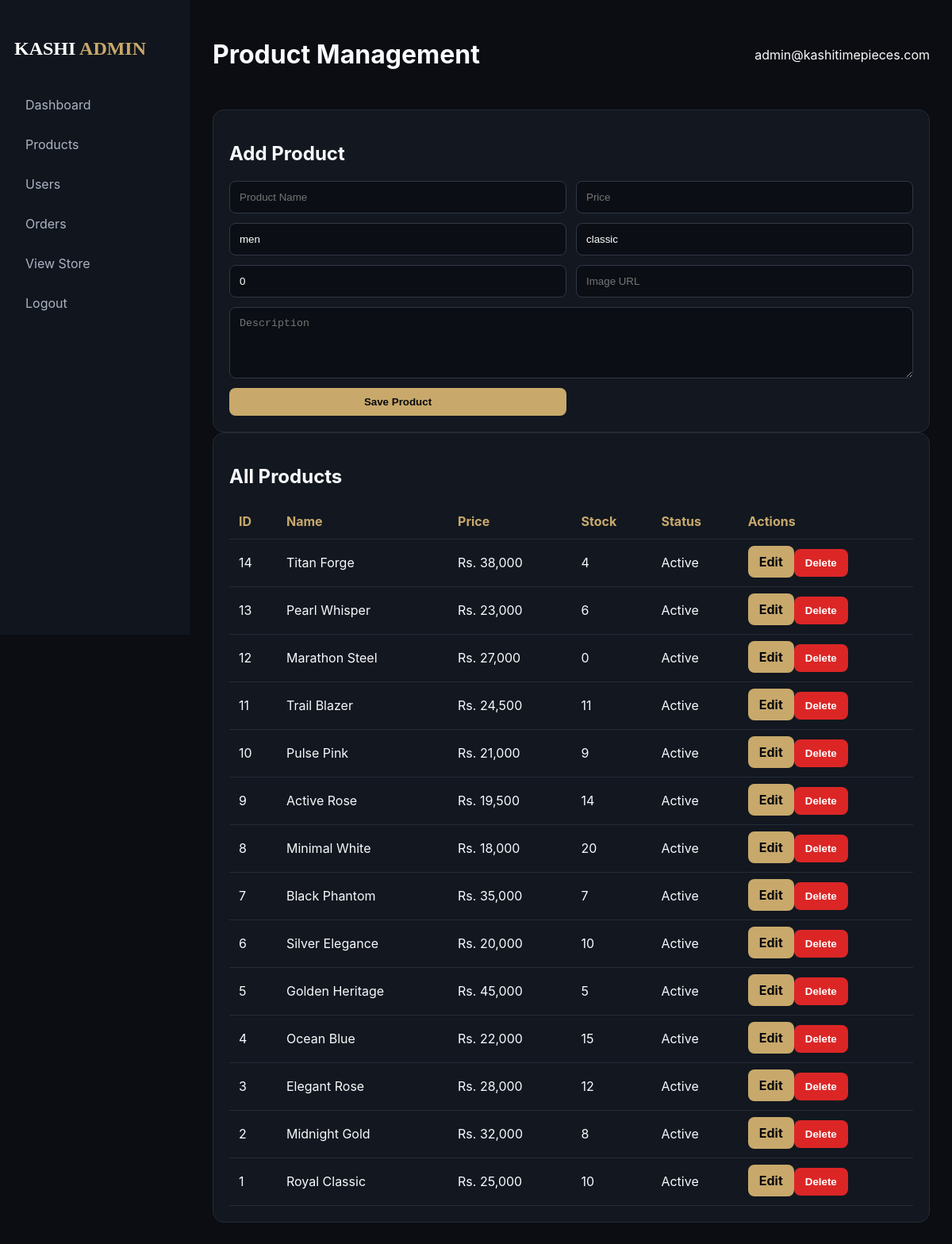
Screenshot of /admin/products.php (signed in) with the database file from the repository.
### tables this page shows
CREATE TABLE products (
    id INT UNSIGNED AUTO_INCREMENT PRIMARY KEY,
    name VARCHAR(200) NOT NULL,
    description TEXT,
    price DECIMAL(10,2) NOT NULL,
    image VARCHAR(500) DEFAULT NULL,
    category VARCHAR(100) DEFAULT NULL,
    type VARCHAR(100) DEFAULT NULL,
    stock_quantity INT NOT NULL DEFAULT 0,
    is_active TINYINT(1) NOT NULL DEFAULT 1,
    created_at TIMESTAMP DEFAULT CURRENT_TIMESTAMP,
    updated_at TIMESTAMP DEFAULT CURRENT_TIMESTAMP ON UPDATE CURRENT_TIMESTAMP
);

### admin/products.php (the view, shortened to what this page needs)
<?php
$title="Product Management"; require "_top.php";
$edit=null;if(isset($_GET["edit"])){$s=$pdo->prepare("SELECT * FROM products WHERE id=?");$s->execute([(int)$_GET["edit"]]);$edit=$s->fetch();}
$products=$pdo->query("SELECT * FROM products ORDER BY id DESC")->fetchAll();
?>
<section class="panel"><h2><?=$edit?"Edit Product":"Add Product"?></h2><form method="post" class="form-grid">
<input name="name" placeholder="Product Name" required value="<?=htmlspecialchars($edit["name"]??"")?>">
<input name="price" type="number" step="0.01" placeholder="Price" required value="<?=$edit["price"]??""?>">
<input name="category" placeholder="Category (men/women)" value="<?=htmlspecialchars($edit["category"]??"men")?>">
<input name="type" placeholder="Type (classic/sport)" value="<?=htmlspecialchars($edit["type"]??"classic")?>">
<input name="stock_quantity" type="number" min="0" placeholder="Stock" value="<?=$edit["stock_quantity"]??0?>">
<input name="image" placeholder="Image URL" value="<?=htmlspecialchars($edit["image"]??"")?>">
<textarea name="description" placeholder="Description"><?=htmlspecialchars($edit["description"]??"")?></textarea><button>Save Product</button></form></section>
<section class="panel"><h2>All Products</h2><table><tr><th>ID</th><th>Name</th><th>Price</th><th>Stock</th><th>Status</th><th>Actions</th></tr>
<?php foreach($products as $p):?><tr><td><?=$p["id"]?></td><td><?=htmlspecialchars($p["name"])?></td><td>Rs. <?=number_format($p["price"])?></td><td><?=$p["stock_quantity"]?></td><td><?=$p["is_active"]?"Active":"Deleted"?></td><td><a class="btn" href="?edit=<?=$p["id"]?>">Edit</a><form class="inline" method="post"><input type="hidden" name="action" value="delete"><input type="hidden" name="id" value="<?=$p["id"]?>"><button class="danger" onclick="return confirm('Delete this product?')">Delete</button></form></td></tr><?php endforeach;?></table></section>
<?php require "_bottom.php"; ?>

### admin/_top.php (shortened to what this page needs)
<!doctype html><html><head><meta charset="utf-8"><meta name="viewport" content="width=device-width,initial-scale=1">
<title><?= htmlspecialchars($title ?? "KASHI Admin") ?></title><link rel="stylesheet" href="admin.css"></head><body>
<aside><h2>KASHI<span> ADMIN</span></h2><a href="index.php">Dashboard</a><a href="products.php">Products</a><a href="users.php">Users</a><a href="orders.php">Orders</a><a href="../index.php">View Store</a><a href="logout.php">Logout</a></aside><main><header><h1><?= htmlspecialchars($title ?? "Dashboard") ?></h1><span><?= htmlspecialchars($_SESSION["admin_email"] ?? "") ?></span></header>

### admin/_bottom.php
</main></body></html>

### admin/admin.css (style rules this page uses)
* { box-sizing:border-box }
body { margin:0;font-family:Inter,Arial,sans-serif;background:#0b0d12;color:#f8fafc;display:flex }
aside { width:240px;min-height:100vh;background:#11151d;padding:28px 18px;position:fixed }
aside h2 { font-family:Georgia,serif;color:#fff;margin-bottom:35px }
aside h2 span { color:#c8a96b }
aside a { display:block;color:#aab4c3;padding:12px 14px;margin:6px 0;text-decoration:none;border-radius:8px }
main { margin-left:240px;width:calc(100% - 240px);padding:28px }
header { display:flex;justify-content:space-between;align-items:center;margin-bottom:28px }
.stat,.panel { background:#121720;border:1px solid #242b37;border-radius:14px;padding:20px }
.panel { overflow:auto }
table { width:100%;border-collapse:collapse }
th,td { padding:12px;border-bottom:1px solid #252c37;text-align:left }
th { color:#c8a96b }
.form-grid { display:grid;grid-template-columns:repeat(2,1fr);gap:12px }
.form-grid textarea { grid-column:1/-1;min-height:90px }
input,textarea,select { width:100%;background:#0b0f15;border:1px solid #303846;color:#fff;padding:12px;border-radius:8px }
button,.btn { background:#c8a96b;color:#080a0d;border:0;padding:10px 14px;border-radius:8px;cursor:pointer;text-decoration:none;font-weight:700 }
.danger { background:#dc2626;color:white }
.inline { display:inline }

### rows the page displays
products: id "14", name "Titan Forge", price "38,000", stock_quantity "4", is_active "Active"
products: id "13", name "Pearl Whisper", price "23,000", stock_quantity "6", is_active "Active"
products: id "12", name "Marathon Steel", price "27,000", stock_quantity "0", is_active "Active"
products: id "11", name "Trail Blazer", price "24,500", stock_quantity "11", is_active "Active"
products: id "10", name "Pulse Pink", price "21,000", stock_quantity "9", is_active "Active"
products: id "9", name "Active Rose", price "19,500", stock_quantity "14", is_active "Active"
products: id "8", name "Minimal White", price "18,000", stock_quantity "20", is_active "Active"
products: id "7", name "Black Phantom", price "35,000", stock_quantity "7", is_active "Active"
products: id "6", name "Silver Elegance", price "20,000", stock_quantity "10", is_active "Active"
products: id "5", name "Golden Heritage", price "45,000", stock_quantity "5", is_active "Active"
products: id "4", name "Ocean Blue", price "22,000", stock_quantity "15", is_active "Active"
products: id "3", name "Elegant Rose", price "28,000", stock_quantity "12", is_active "Active"
products: id "2", name "Midnight Gold", price "32,000", stock_quantity "8", is_active "Active"
products: id "1", name "Royal Classic", price "25,000", stock_quantity "10", is_active "Active"

### other values shown
$title "Product Management"
$_SESSION["admin_email"] "admin@kashitimepieces.com"
